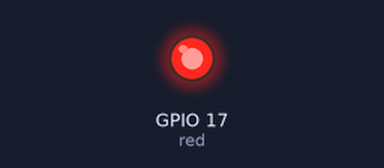
Recording of a program running on a simulated Raspberry Pi (BCM pin numbers). On the bench: output pins drawn as LEDs (lit = HIGH).

Above: at 0.5 s.
At 16.0 s:
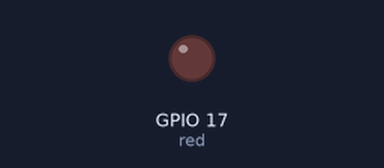
Timing chart, 0 to 21.5 s (numbered marks = the images above):
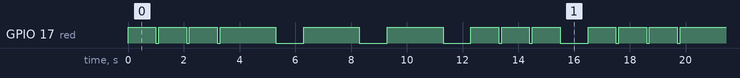

The program:

redled.py
```python
#!/usr/bin/python

from gpiozero import LED
from time import sleep


red = LED(17)

while True:
    red.on()
    sleep(1)
    red.off()
    sleep(0.1)
    red.on()
    sleep(1)
    red.off()
    sleep(0.1)
    red.on()
    sleep(1)
    red.off()
    sleep(0.1)
##---

    red.on()
    sleep(2)
    red.off()
    sleep(1)
    red.on()
    sleep(2)
    red.off()
    sleep(1)
    red.on()
    sleep(2)
    red.off()
## --
    sleep(1)
    red.on()
    sleep(1)
    red.off()
    sleep(0.1)
    red.on()
    sleep(1)
    red.off()
    sleep(0.1)
    red.on()
    sleep(1)
    red.off()
    sleep(1.0)
```

Measured:
- by itself, GPIO 17 (red): repeats every 16.5 s: 2 × (LOW 0.10 s, HIGH 1.0 s), LOW 0.10 s, 3 × (HIGH 2.0 s, LOW 1.0 s), 2 × (HIGH 1.0 s, LOW 0.10 s), HIGH 1.0 s, LOW 1.0 s, HIGH 1.0 s
- by itself, everything shown: repeats every 16.5 s, in 18 steps
